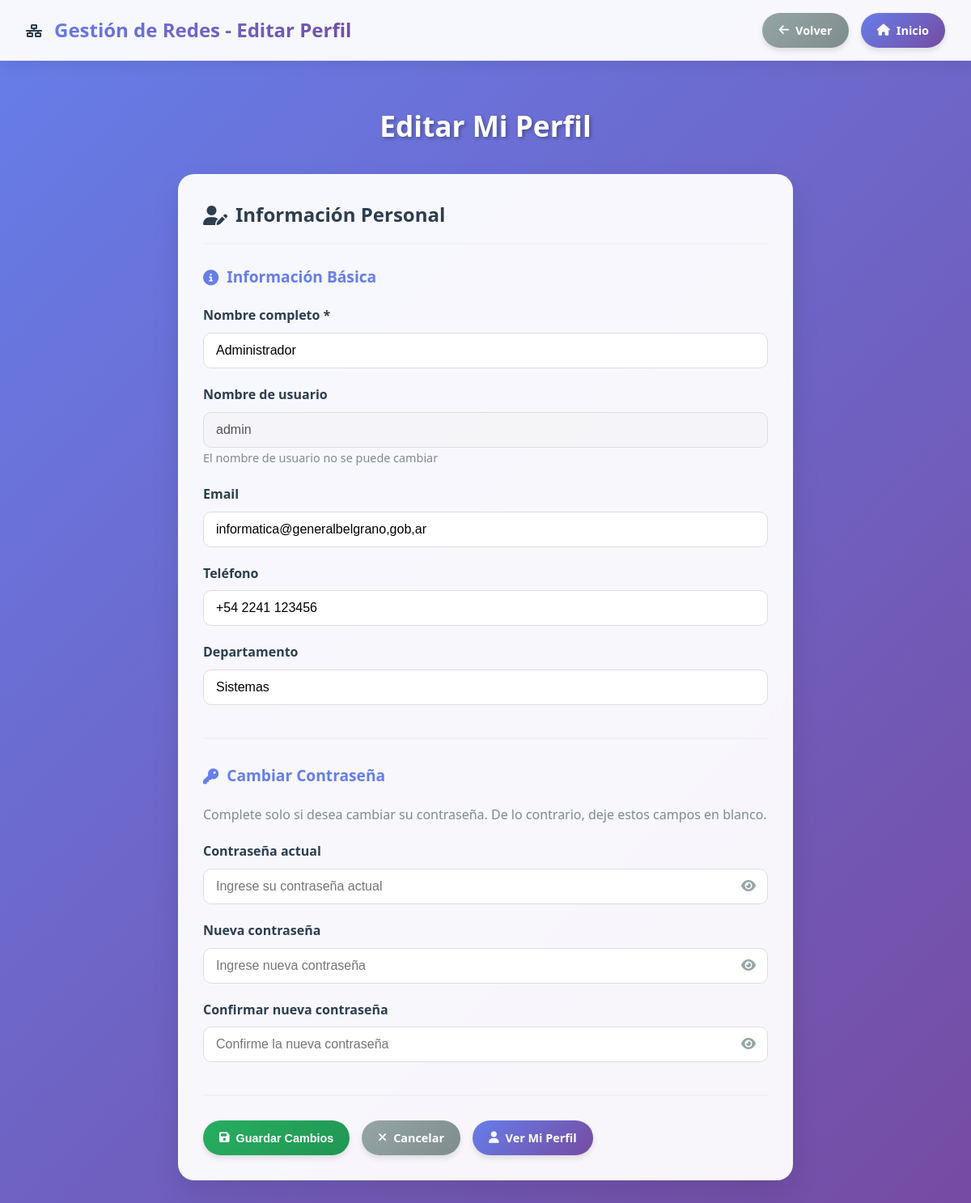
Page /Tabla_ip/editar_perfil.php (signed in) on the committed database.
### tables this page shows
CREATE TABLE `usuario` (
  `id` int(11) NOT NULL,
  `usuario` varchar(50) NOT NULL,
  `password` varchar(255) NOT NULL,
  `nombre` varchar(100) NOT NULL,
  `email` varchar(100) NOT NULL,
  `rol` enum('administrador','tecnico','consulta') DEFAULT 'consulta',
  `activo` tinyint(1) DEFAULT 1,
  `fecha_creacion` timestamp NOT NULL DEFAULT current_timestamp(),
  `ultimo_acceso` timestamp NULL DEFAULT NULL,
  `telefono` varchar(20) DEFAULT NULL,
  `departamento` varchar(50) DEFAULT NULL,
  `fecha_actualizacion` timestamp NOT NULL DEFAULT current_timestamp() ON UPDATE current_timestamp()
);

### Tabla_ip/editar_perfil.php (the view, shortened to what this page needs)
<?php
include 'config.php';
$user_id = $_SESSION['user_id'];
$sql = "SELECT * FROM usuario WHERE id = ?";
$stmt = $conexion->prepare($sql);
$stmt->bind_param("i", $user_id);
$stmt->execute();
$resultado = $stmt->get_result();
$usuario = $resultado->fetch_assoc();
?>
<!DOCTYPE html>
<html lang="es">
<head>
    <link rel="stylesheet" href="https://cdnjs.cloudflare.com/ajax/libs/font-awesome/6.4.0/css/all.min.css">
</head>
<body>
    <header class="header">
        <div class="logo">
            <i class="fas fa-network-wired"></i>
            <h1>Gestión de Redes - Editar Perfil</h1>
        </div>
        <div class="header-actions">
            <a href="mi_cuenta.php" class="btn btn-secondary">
                <i class="fas fa-arrow-left"></i> Volver
            </a>
            <a href="index.php" class="btn btn-primary">
                <i class="fas fa-home"></i> Inicio
            </a>
        </div>
    </header>
    <div class="container">
        <h1 class="page-title">Editar Mi Perfil</h1>
        <div class="form-card">
            <h2 class="card-title">
                <i class="fas fa-user-edit"></i> Información Personal
            </h2>
            <form method="POST" action="">
                <div class="form-section">
                    <h3 class="form-section-title">
                        <i class="fas fa-info-circle"></i> Información Básica
                    </h3>
                    <div class="form-group">
                        <label class="form-label">Nombre completo *</label>
                        <input type="text" class="form-control" name="nombre"
                            value="<?php echo htmlspecialchars($usuario['nombre']); ?>" required>
                    </div>
                    <div class="form-group">
                        <label class="form-label">Nombre de usuario</label>
                        <input type="text" class="form-control"
                            value="<?php echo htmlspecialchars($usuario['usuario']); ?>" disabled>
                        <small style="color: #7f8c8d; font-size: 0.9rem;">El nombre de usuario no se puede cambiar</small>
                    </div>
                    <div class="form-group">
                        <label class="form-label">Email</label>
                        <input type="email" class="form-control" name="email"
                            value="<?php echo htmlspecialchars($usuario['email'] ?? ''); ?>"
                            placeholder="ejemplo@municipalidad.gb">
                    </div>
                    <div class="form-group">
                        <label class="form-label">Teléfono</label>
                        <input type="tel" class="form-control" name="telefono"
                            value="<?php echo htmlspecialchars($usuario['telefono'] ?? ''); ?>"
                            placeholder="+54 2241 123456">
                    </div>
                    <div class="form-group">
                        <label class="form-label">Departamento</label>
                        <input type="text" class="form-control" name="departamento"
                            value="<?php echo htmlspecialchars($usuario['departamento'] ?? ''); ?>"
                            placeholder="Sistemas">
                    </div>
                </div>
                <div class="form-section">
                    <h3 class="form-section-title">
                        <i class="fas fa-key"></i> Cambiar Contraseña
                    </h3>
                    <p style="color: #7f8c8d; margin-bottom: 20px;">
                        Complete solo si desea cambiar su contraseña. De lo contrario, deje estos campos en blanco.
                    </p>
                    <div class="form-group">
                        <label class="form-label">Contraseña actual</label>
                        <div class="input-with-icon">
                            <input type="password" class="form-control" name="password_actual"
                                placeholder="Ingrese su contraseña actual">
                            <span class="password-toggle" onclick="togglePassword(this)">
                                <i class="fas fa-eye"></i>
                            </span>
                        </div>
                    </div>
                    <div class="form-group">
                        <label class="form-label">Nueva contraseña</label>
                        <div class="input-with-icon">
                            <input type="password" class="form-control" name="nueva_password"
                                placeholder="Ingrese nueva contraseña">
                            <span class="password-toggle" onclick="togglePassword(this)">
                                <i class="fas fa-eye"></i>
                            </span>
                        </div>
                    </div>
                    <div class="form-group">
                        <label class="form-label">Confirmar nueva contraseña</label>
                        <div class="input-with-icon">
                            <input type="password" class="form-control" name="confirmar_password"
                                placeholder="Confirme la nueva contraseña">
                            <span class="password-toggle" onclick="togglePassword(this)">
                                <i class="fas fa-eye"></i>
                            </span>
                        </div>
                    </div>
                </div>
                <div class="form-actions">
                    <button type="submit" class="btn btn-success">
                        <i class="fas fa-save"></i> Guardar Cambios
                    </button>
                    <a href="mi_cuenta.php" class="btn btn-secondary">
                        <i class="fas fa-times"></i> Cancelar
                    </a>
                    <a href="mi_cuenta.php" class="btn btn-primary">
                        <i class="fas fa-user"></i> Ver Mi Perfil
                    </a>
                </div>
            </form>
        </div>
    </div>
</body>
</html>

### Tabla_ip/editar_perfil.php (style rules this page uses)
* { margin: 0; padding: 0; box-sizing: border-box; }
body { font-family: 'Segoe UI', Tahoma, Geneva, Verdana, sans-serif; background: linear-gradient(135deg, #667eea 0%, #764ba2 100%); min-height: 100vh; color: #333; line-height: 1.6; }
.header { background: rgba(255, 255, 255, 0.95); color: #2c3e50; padding: 1rem 2rem; box-shadow: 0 2px 20px rgba(0,0,0,0.1); display: flex; justify-content: space-between; align-items: center; position: sticky; top: 0; z-index: 100; }
.logo { display: flex; align-items: center; gap: 15px; }
.logo h1 { font-size: 1.5rem; font-weight: 600; background: linear-gradient(135deg, #667eea 0%, #764ba2 100%); -webkit-background-clip: text; -webkit-text-fill-color: transparent; }
.header-actions { display: flex; align-items: center; gap: 15px; }
.btn { display: inline-flex; align-items: center; gap: 8px; padding: 10px 20px; border: none; border-radius: 50px; font-weight: 600; cursor: pointer; transition: all 0.3s ease; text-decoration: none; font-size: 0.9rem; box-shadow: 0 4px 6px rgba(0, 0, 0, 0.1); }
.btn-primary { background: linear-gradient(135deg, #667eea 0%, #764ba2 100%); color: white; }
.btn-secondary { background: linear-gradient(135deg, #95a5a6 0%, #7f8c8d 100%); color: white; }
.btn-success { background: linear-gradient(135deg, #27ae60 0%, #219653 100%); color: white; }
.container { max-width: 800px; margin: 2rem auto; padding: 20px; }
.page-title { text-align: center; margin-bottom: 2rem; color: white; font-size: 2.2rem; font-weight: 700; text-shadow: 2px 2px 4px rgba(0, 0, 0, 0.3); }
.form-card { background: rgba(255, 255, 255, 0.95); border-radius: 20px; padding: 30px; box-shadow: 0 15px 35px rgba(0, 0, 0, 0.1); backdrop-filter: blur(10px); border: 1px solid rgba(255, 255, 255, 0.2); }
.card-title { font-size: 1.5rem; font-weight: 600; margin-bottom: 25px; color: #2c3e50; padding-bottom: 15px; border-bottom: 2px solid #f1f2f6; display: flex; align-items: center; gap: 10px; }
.form-group { margin-bottom: 20px; }
.form-label { display: block; margin-bottom: 8px; font-weight: 600; color: #2c3e50; }
.form-control { width: 100%; padding: 12px 15px; border: 1px solid #ddd; border-radius: 10px; font-size: 1rem; transition: all 0.3s; }
.form-section { margin-bottom: 30px; padding-bottom: 20px; border-bottom: 2px solid #f1f2f6; }
.form-section-title { font-size: 1.2rem; color: #667eea; margin-bottom: 20px; display: flex; align-items: center; gap: 10px; }
.form-actions { display: flex; gap: 15px; margin-top: 30px; flex-wrap: wrap; }
.password-toggle { position: absolute; right: 15px; top: 50%; transform: translateY(-50%); cursor: pointer; color: #95a5a6; }
.input-with-icon { position: relative; }
.form-card { animation: fadeIn 0.6s ease-out; }

### rows in the picture
usuario: nombre "Administrador", usuario "admin", email "informatica@generalbelgrano,gob,ar", telefono "+54 2241 123456", departamento "Sistemas"
